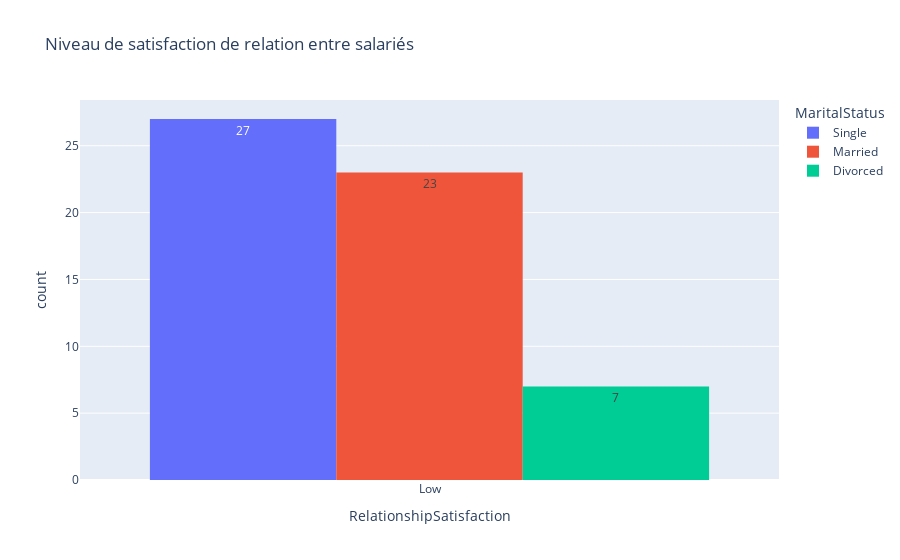

The notebook cell this image was saved under:
### Markdown cell above
* **La satisfaction de relation entre salariés**

### Code cell
df_relationship=Depart_df[Depart_df.RelationshipSatisfaction=='Low']
px.histogram(df_relationship
             , x = "RelationshipSatisfaction"
             , color= "MaritalStatus",
             barmode='group',
             title = "Niveau de satisfaction de relation entre salariés",
             text_auto=True
             )

### Figure 1 — Plotly figure (JSON) as saved in the notebook; plotly's stock layout.template omitted (floating-point values rounded to 4 significant figures)
{"data": [{"alignmentgroup": "True", "bingroup": "x", "hovertemplate": "MaritalStatus=Single<br>RelationshipSatisfaction=%{x}<br>count=%{y}<extra></extra>", "legendgroup": "Single", "marker": {"color": "#636efa", "pattern": {"shape": ""}}, "name": "Single", "offsetgroup": "Single", "orientation": "v", "showlegend": true, "texttemplate": "%{value}", "type": "histogram", "x": ["Low", "Low", "Low", "Low", "Low", "Low", "Low", "Low", "Low", "Low", "Low", "Low", "Low", "Low", "Low", "Low", "Low", "Low", "Low", "Low", "Low", "Low", "Low", "Low", "Low", "Low", "Low"], "xaxis": "x", "yaxis": "y"}, {"alignmentgroup": "True", "bingroup": "x", "hovertemplate": "MaritalStatus=Married<br>RelationshipSatisfaction=%{x}<br>count=%{y}<extra></extra>", "legendgroup": "Married", "marker": {"color": "#EF553B", "pattern": {"shape": ""}}, "name": "Married", "offsetgroup": "Married", "orientation": "v", "showlegend": true, "texttemplate": "%{value}", "type": "histogram", "x": ["Low", "Low", "Low", "Low", "Low", "Low", "Low", "Low", "Low", "Low", "Low", "Low", "Low", "Low", "Low", "Low", "Low", "Low", "Low", "Low", "Low", "Low", "Low"], "xaxis": "x", "yaxis": "y"}, {"alignmentgroup": "True", "bingroup": "x", "hovertemplate": "MaritalStatus=Divorced<br>RelationshipSatisfaction=%{x}<br>count=%{y}<extra></extra>", "legendgroup": "Divorced", "marker": {"color": "#00cc96", "pattern": {"shape": ""}}, "name": "Divorced", "offsetgroup": "Divorced", "orientation": "v", "showlegend": true, "texttemplate": "%{value}", "type": "histogram", "x": ["Low", "Low", "Low", "Low", "Low", "Low", "Low"], "xaxis": "x", "yaxis": "y"}], "layout": {"barmode": "group", "legend": {"title": {"text": "MaritalStatus"}, "tracegroupgap": 0}, "title": {"text": "Niveau de satisfaction de relation entre salariés"}, "xaxis": {"anchor": "y", "domain": [0, 1], "title": {"text": "RelationshipSatisfaction"}}, "yaxis": {"anchor": "x", "domain": [0, 1], "title": {"text": "count"}}}}
